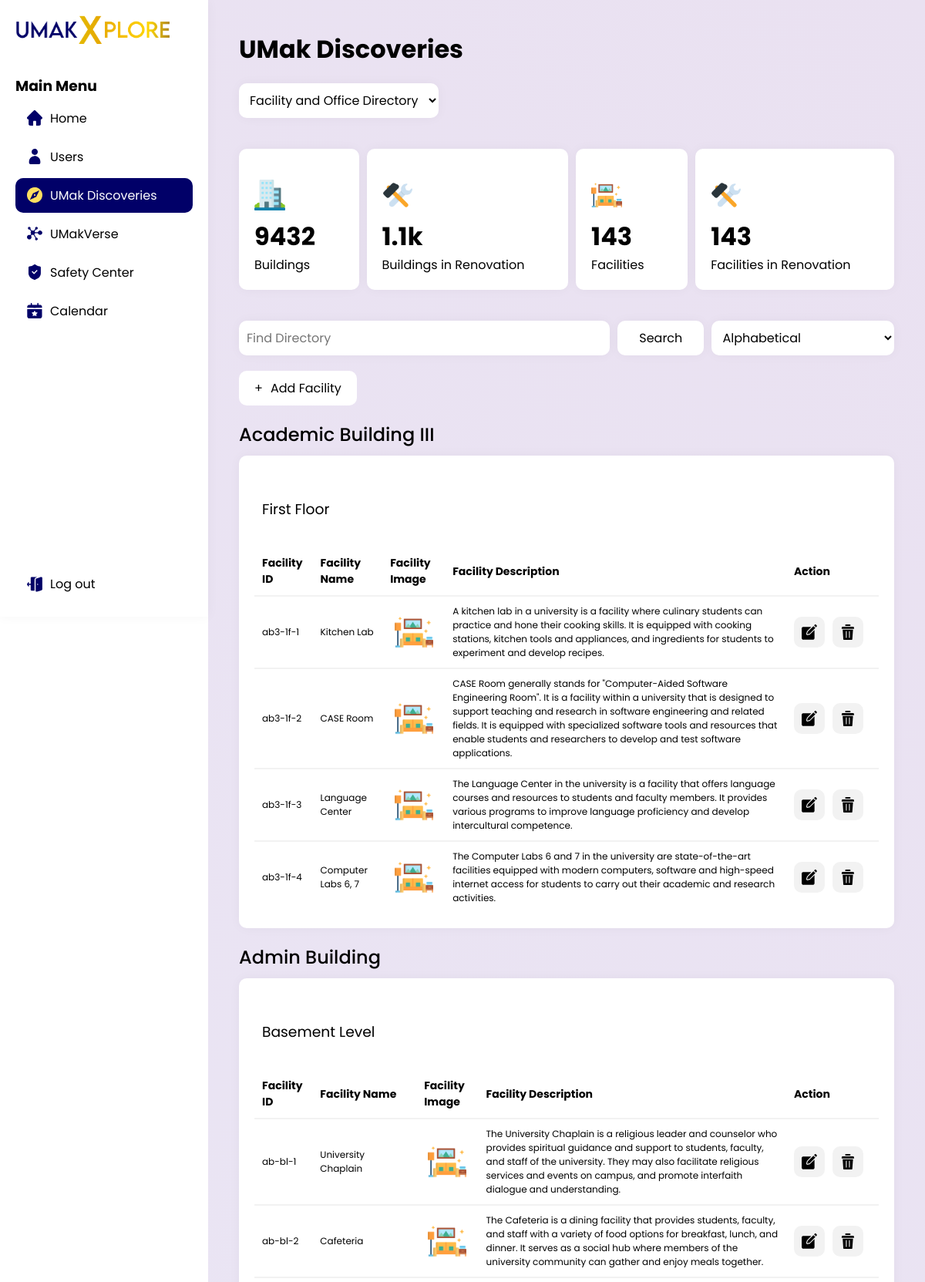
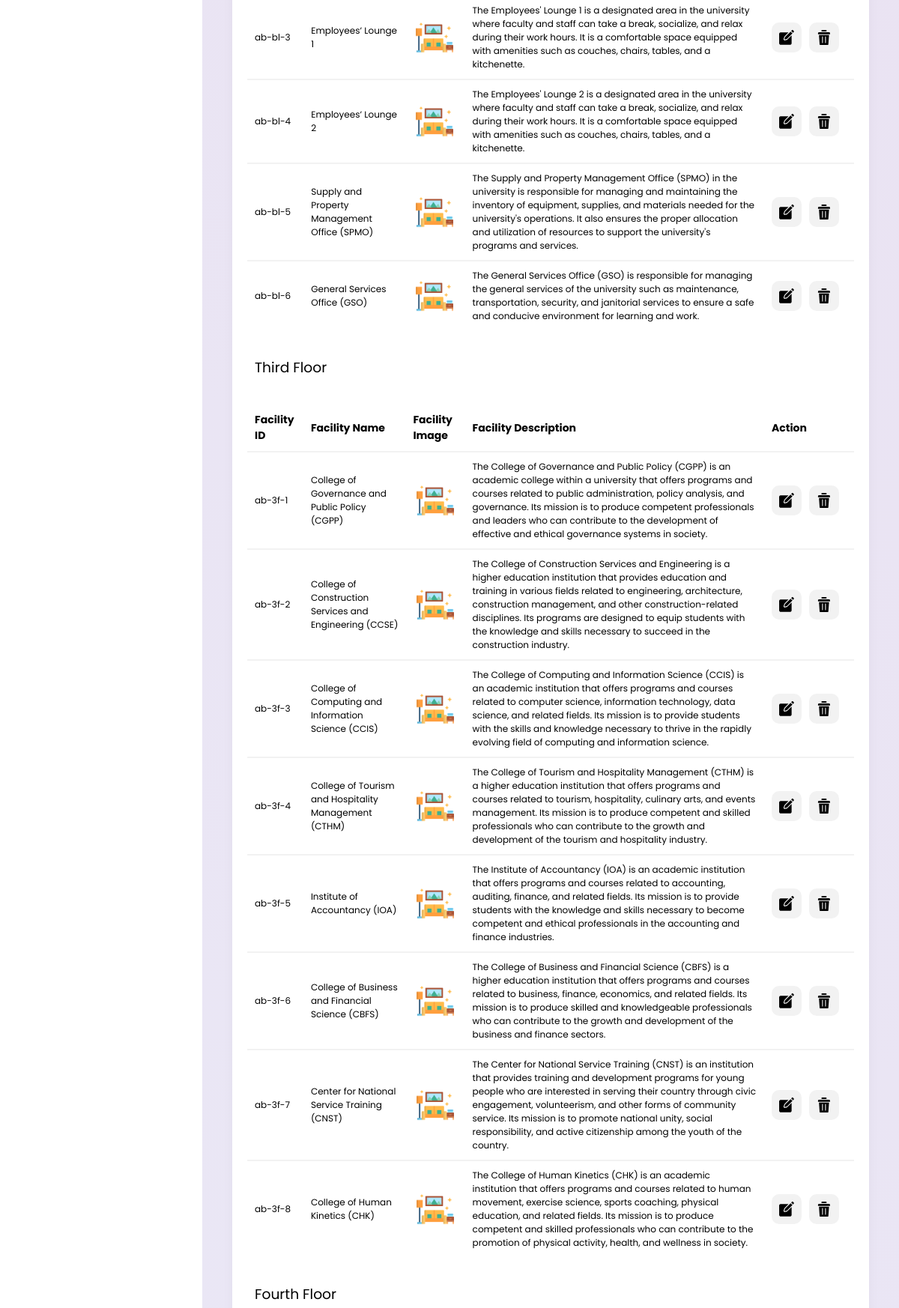
/UMakXplore/dashboard/?menu=umakDiscoveries (upper part), run on the app's committed database (2 pictures, top to bottom).
### tables this page shows
CREATE TABLE `building` (
  `id` varchar(100) NOT NULL,
  `name` varchar(100) DEFAULT NULL,
  `description` varchar(255) DEFAULT NULL,
  `image_url` varchar(255) DEFAULT NULL
);

CREATE TABLE `floor` (
  `id` varchar(100) NOT NULL,
  `building_id` varchar(100) DEFAULT NULL,
  `name` varchar(255) DEFAULT NULL
);

CREATE TABLE `facility` (
  `id` varchar(100) NOT NULL,
  `floor_id` varchar(100) DEFAULT NULL,
  `name` varchar(255) DEFAULT NULL,
  `description` varchar(500) DEFAULT NULL,
  `image_url` varchar(255) DEFAULT NULL
);

### UMakXplore/dashboard/directory.php (the view, shortened to what this page needs)
<div class="summary-container">
  <div class="summary">
    <img src="../media/icons/buildingIcon.png" alt="">
    <h1>9432</h1>
    <p>Buildings</p>
  </div>
  <div class="summary">
    <img src="../media/icons/renovationIcon.png" alt="">
    <h1>1.1k</h1>
    <p>Buildings in Renovation</p>
  </div>
  <div class="summary">
    <img src="../media/icons/facilityIcon.png" alt="">
    <h1>143</h1>
    <p>Facilities</p>
  </div>
  <div class="summary">
    <img src="../media/icons/renovationIcon.png" alt="">
    <h1>143</h1>
    <p>Facilities in Renovation</p>
  </div>
</div>
<div class="users-filter-wrapper">
  <input type="text" placeholder="Find Directory">
  <input type="submit" value="Search" id="users-filter-search">
  <select name="Filter" id="">
    <option value="">Alphabetical</option>
  </select>
</div>
<div class="add-option">
  <a href="../dashboard/?facilityOption=add">
    <span>&#43;</span>
    <p>Add Facility</p>
  </a>
</div>
<?php
$username = "root";
$password = "";
$database = "umakversedb";
$conn = mysqli_connect("localhost", $username, $password);
mysqli_select_db($conn, $database) or die("Unabale to select database");
$resultBldg = mysqli_query($conn, "SELECT * FROM building");
while ($row = mysqli_fetch_assoc($resultBldg)) {
  $facility_query = mysqli_query($conn, "SELECT * FROM FACILITY WHERE EXISTS(SELECT * FROM FLOOR WHERE FLOOR.building_id = '{$row['id']}' AND FACILITY.floor_id = FLOOR.id)");
  if (mysqli_num_rows($facility_query) == 0) {
    continue;
  }
  echo '<div class="dashboard-building-wrapper">';
  echo '<h2>' . $row['name'] . '</h2>';
  $floor_names = mysqli_query($conn, "SELECT id, name FROM FLOOR WHERE building_id = '{$row['id']}'");
  echo '<div class="users-table-wrapper">';
  while ($floor_row = mysqli_fetch_assoc($floor_names)) {
    $facility_query = mysqli_query($conn, "SELECT * FROM FACILITY WHERE floor_id = '{$floor_row['id']}'");
    if (mysqli_num_rows($facility_query) > 0) {
      echo '<br><h3>' . $floor_row['name'] . '</h3><br>
      <table>
      <tr id="user-table-header">
        <th>Facility ID</th>
        <th>Facility Name</th>
        <th>Facility Image</th>
        <th>Facility Description</th>
        <th id="action-header">Action</th>
      </tr>';
      if (mysqli_num_rows($facility_query) == 0) {
        echo '<tr><td colspan="5"><br></td></tr>';
      } else {
        while ($facility_row = mysqli_fetch_assoc($facility_query)) {
          echo '<tr>
      <td>' . $facility_row['id'] . '</td>
      <td>' . $facility_row['name'] . '</td>
      <td> <img src="';
          if (file_exists($facility_row['image_url'])) {
            echo $facility_row['image_url'];
          } else {
            echo '../media/icons/facilityIcon.png';
          }
          echo '"></td>
      <td>' . $facility_row['description'] . '</td>
      <td>
      <div class="action-container">
      <a href="../dashboard/?facilityOption=edit" class="user-action-edit">
      </a>
      <a href="../dashboard/?facilityOption=delete" class="user-action-delete">
      </a>
    </div>
      </td>
      </tr>';
        }
      }
      echo '</table>';
    }
  }
  echo '</div>
  </div>';
}
?>

### UMakXplore/assets/dashboard.css (style rules this page uses)
.dashboard-content h2 { font-weight: 500; }
.dashboard-content h3 { font-weight: normal; }
a { text-decoration: none; color: black; }
.summary-container { margin-top: 40px; display: flex; gap: 10px; }
.summary { background-color: white; padding: 40px 20px 20px; flex-grow: 1; border-radius: 10px; box-shadow: 0px 0 15px rgba(0, 0, 0, 0.04); display: flex; flex-direction: column; justify-content: end; }
.summary img { height: 40px; margin-bottom: 10px; width: fit-content; }
.dashboard-content table { border-collapse: collapse; width: 100%; background-color: white; }
.dashboard-content td, .dashboard-content th { border-top: 2px solid #f2f2f2; text-align: left; padding: 10px; }
.dashboard-content td { font-size: 12px; }
.dashboard-content th { border-top: none; font-size: 14px; }
.users-table-wrapper { background-color: white; padding: 20px; border-radius: 10px; margin-top: 10px; box-shadow: 0px 0 15px rgba(0, 0, 0, 0.04); }
#action-header { width: 100px; }
.action-container { width: fit-content; display: flex; align-items: center; }
.users-table-wrapper a svg { background-color: #f2f2f2; padding: 10px; border-radius: 10px; }
.users-table-wrapper a.user-action-delete { margin-left: 10px; }
.users-filter-wrapper { width: 100%; display: flex; margin-top: 40px; gap: 10px; }
.dashboard-content input, .dashboard-content select { padding: 10px; flex-grow: 1; border: none; background-color: white; border-radius: 10px; box-shadow: 0px 0 15px rgba(0, 0, 0, 0.04); font-size: 16px; }
.dashboard-content input { flex-grow: 2; }
.dashboard-content input#users-filter-search { flex-grow: 0.5; }
.dashboard-umakDiscoveriesWrapper h3 { padding-left: 10px; margin: 10px 0; }
.dashboard-building-wrapper { margin-top: 20px; }
.add-option a { display: flex; background-color: white; gap: 10px; padding: 10px 20px; border-radius: 10px; margin: 20px 0 10px; width: fit-content; }
.dashboard-building-wrapper img { width: 50px; margin: auto; display: flex; }

### UMakXplore/assets/site.css (style rules this page uses)
* { font-family: 'Poppins', sans-serif; scroll-behavior: smooth; margin: 0; padding: 0; }
svg { width: 20px; height: 20px; fill: black !important; margin: 0 auto; }

### data on the page
building: name "Academic Building III"
floor: name "First Floor"
facility: id "ab3-1f-1", name "Kitchen Lab", description "A kitchen lab in a university is a facility where culinary students can practice and hone their cooking skills. It is equipped with cooking stations, kitchen tools and appliances, and ingredients for students to experiment and develop recipes."
facility: id "ab3-1f-2", name "CASE Room", description "CASE Room generally stands for \"Computer-Aided Software Engineering Room\". It is a facility within a university that is designed to support teaching and research in software engineering and related fields. It is equipped with specialized software tools and resources that enable students and researchers to develop and test software applications."
facility: id "ab3-1f-3", name "Language Center", description "The Language Center in the university is a facility that offers language courses and resources to students and faculty members. It provides various programs to improve language proficiency and develop intercultural competence."
facility: id "ab3-1f-4", name "Computer Labs 6, 7", description "The Computer Labs 6 and 7 in the university are state-of-the-art facilities equipped with modern computers, software and high-speed internet access for students to carry out their academic and research activities."
building: name "Admin Building"
floor: name "Basement Level"
facility: id "ab-bl-1", name "University Chaplain", description "The University Chaplain is a religious leader and counselor who provides spiritual guidance and support to students, faculty, and staff of the university. They may also facilitate religious services and events on campus, and promote interfaith dialogue and understanding."
facility: id "ab-bl-2", name "Cafeteria", description "The Cafeteria is a dining facility that provides students, faculty, and staff with a variety of food options for breakfast, lunch, and dinner. It serves as a social hub where members of the university community can gather and enjoy meals together."
facility: id "ab-bl-3", name "Employees’ Lounge 1", description "The Employees' Lounge 1 is a designated area in the university where faculty and staff can take a break, socialize, and relax during their work hours. It is a comfortable space equipped with amenities such as couches, chairs, tables, and a kitchenette."
facility: id "ab-bl-4", name "Employees’ Lounge 2", description "The Employees' Lounge 2 is a designated area in the university where faculty and staff can take a break, socialize, and relax during their work hours. It is a comfortable space equipped with amenities such as couches, chairs, tables, and a kitchenette."
facility: id "ab-bl-5", name "Supply and Property Management Office (SPMO)", description "The Supply and Property Management Office (SPMO) in the university is responsible for managing and maintaining the inventory of equipment, supplies, and materials needed for the university's operations. It also ensures the proper allocation and utilization of resources to support the university's programs and services."
facility: id "ab-bl-6", name "General Services Office (GSO)", description "The General Services Office (GSO) is responsible for managing the general services of the university such as maintenance, transportation, security, and janitorial services to ensure a safe and conducive environment for learning and work."
floor: name "Third Floor"
facility: id "ab-3f-1", name "College of Governance and Public Policy (CGPP)", description "The College of Governance and Public Policy (CGPP) is an academic college within a university that offers programs and courses related to public administration, policy analysis, and governance. Its mission is to produce competent professionals and leaders who can contribute to the development of effective and ethical governance systems in society."
facility: id "ab-3f-2", name "College of Construction Services and Engineering (CCSE)", description "The College of Construction Services and Engineering is a higher education institution that provides education and training in various fields related to engineering, architecture, construction management, and other construction-related disciplines. Its programs are designed to equip students with the knowledge and skills necessary to succeed in the construction industry."
facility: id "ab-3f-3", name "College of Computing and Information Science (CCIS)", description "The College of Computing and Information Science (CCIS) is an academic institution that offers programs and courses related to computer science, information technology, data science, and related fields. Its mission is to provide students with the skills and knowledge necessary to thrive in the rapidly evolving field of computing and information science."
facility: id "ab-3f-4", name "College of Tourism and Hospitality Management (CTHM)", description "The College of Tourism and Hospitality Management (CTHM) is a higher education institution that offers programs and courses related to tourism, hospitality, culinary arts, and events management. Its mission is to produce competent and skilled professionals who can contribute to the growth and development of the tourism and hospitality industry."
facility: id "ab-3f-5", name "Institute of Accountancy (IOA)", description "The Institute of Accountancy (IOA) is an academic institution that offers programs and courses related to accounting, auditing, finance, and related fields. Its mission is to provide students with the knowledge and skills necessary to become competent and ethical professionals in the accounting and finance industries."
facility: id "ab-3f-6", name "College of Business and Financial Science (CBFS)", description "The College of Business and Financial Science (CBFS) is a higher education institution that offers programs and courses related to business, finance, economics, and related fields. Its mission is to produce skilled and knowledgeable professionals who can contribute to the growth and development of the business and finance sectors."
facility: id "ab-3f-7", name "Center for National Service Training (CNST)", description "The Center for National Service Training (CNST) is an institution that provides training and development programs for young people who are interested in serving their country through civic engagement, volunteerism, and other forms of community service. Its mission is to promote national unity, social responsibility, and active citizenship among the youth of the country."
facility: id "ab-3f-8", name "College of Human Kinetics (CHK)", description "The College of Human Kinetics (CHK) is an academic institution that offers programs and courses related to human movement, exercise science, sports coaching, physical education, and related fields. Its mission is to produce competent and skilled professionals who can contribute to the promotion of physical activity, health, and wellness in society."
floor: name "Fourth Floor"
